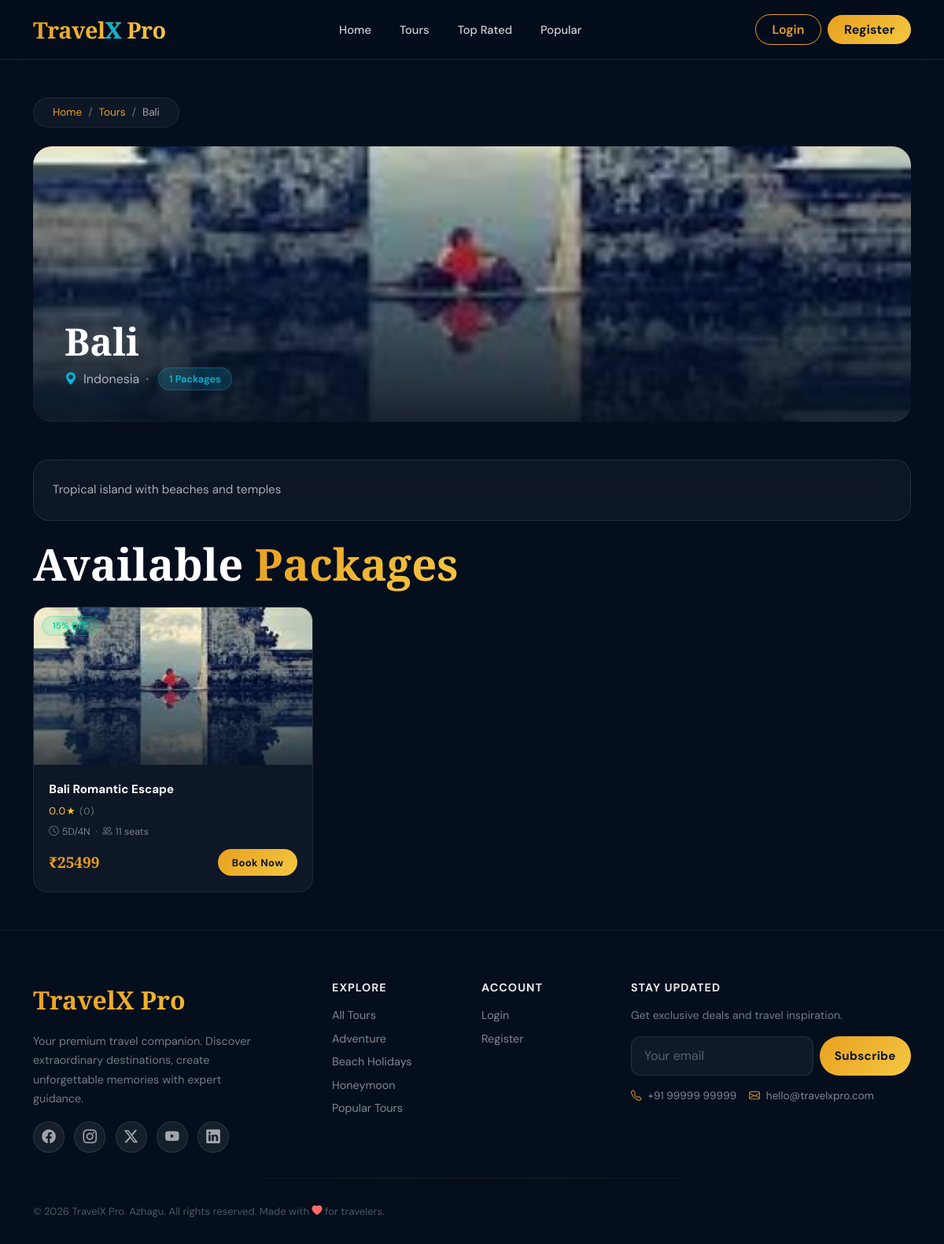
/tours/destination/1/, run on the app's committed database.
### tours/models.py (models this page shows, shortened)
class Destination(models.Model):
    name = models.CharField(max_length=200)
    country = models.CharField(max_length=100)
    description = models.TextField()
    image = models.ImageField(upload_to='destinations/', blank=True, null=True)
    latitude = models.DecimalField(max_digits=9, decimal_places=6, null=True, blank=True)
    longitude = models.DecimalField(max_digits=9, decimal_places=6, null=True, blank=True)
    is_popular = models.BooleanField(default=False)
    created_at = models.DateTimeField(auto_now_add=True)

class TourPackage(models.Model):
    DIFFICULTY_CHOICES = [
        ('easy', 'Easy'),
        ('moderate', 'Moderate'),
        ('challenging', 'Challenging'),
    ]
    HOTEL_TYPE_CHOICES = [
        ('budget', 'Budget (2★)'),
        ('standard', 'Standard (3★)'),
        ('deluxe', 'Deluxe (4★)'),
        ('luxury', 'Luxury (5★)'),
    ]
    TRANSPORT_CHOICES = [
        ('flight', 'Flight'),
        ('train', 'Train'),
        ('bus', 'Bus'),
        ('cruise', 'Cruise'),
        ('self_drive', 'Self Drive'),
    ]
    package_id = models.UUIDField(default=uuid.uuid4, editable=False, unique=True)
    title = models.CharField(max_length=300)
    slug = models.SlugField(unique=True, blank=True, max_length=350)
    destination = models.ForeignKey(
        Destination,
        on_delete=models.SET_NULL,
        null=True,
        related_name='packages'
    )
    category = models.ForeignKey(
        TravelCategory,
        on_delete=models.SET_NULL,
        null=True,
        related_name='packages'
    )
    agent = models.ForeignKey(
        User,
        on_delete=models.SET_NULL,
        null=True,
        blank=True,
        related_name='packages'
    )
    description = models.TextField()
    short_description = models.CharField(max_length=500)
    highlights = models.TextField(help_text='One highlight per line')
    price_per_person = models.DecimalField(max_digits=10, decimal_places=2)
    discount_percentage = models.PositiveIntegerField(default=0, validators=[MaxValueValidator(100)])
    child_price = models.DecimalField(max_digits=10, decimal_places=2, default=0)
    duration_days = models.PositiveIntegerField()
    duration_nights = models.PositiveIntegerField()
    hotel_type = models.CharField(max_length=20, choices=HOTEL_TYPE_CHOICES, default='standard')
    hotel_details = models.TextField(blank=True)
    transport_type = models.CharField(max_length=20, choices=TRANSPORT_CHOICES, default='flight')
    transport_details = models.TextField(blank=True)
    food_details = models.TextField(blank=True)
    difficulty = models.CharField(max_length=20, choices=DIFFICULTY_CHOICES, default='easy')
    total_seats = models.PositiveIntegerField(default=20)
    available_seats = models.PositiveIntegerField(default=20)
    start_date = models.DateField(null=True, blank=True)
    end_date = models.DateField(null=True, blank=True)
    inclusions = models.TextField(blank=True)
    exclusions = models.TextField(blank=True)
    is_active = models.BooleanField(default=True)
    is_featured = models.BooleanField(default=False)
    is_bestseller = models.BooleanField(default=False)
    view_count = models.PositiveIntegerField(default=0)
    booking_count = models.PositiveIntegerField(default=0)
    avg_rating = models.DecimalField(max_digits=3, decimal_places=1, default=0)
    review_count = models.PositiveIntegerField(default=0)
    created_at = models.DateTimeField(auto_now_add=True)
    updated_at = models.DateTimeField(auto_now=True)
    class Meta:
        ordering = ['-created_at']
    @property
    def discounted_price(self):
        price = self.price_per_person
        discount = Decimal(self.discount_percentage) / Decimal('100')
        return price * (Decimal('1') - discount)

class PackageImage(models.Model):
    package = models.ForeignKey(TourPackage, on_delete=models.CASCADE, related_name='images')
    image = models.ImageField(upload_to='packages/')
    caption = models.CharField(max_length=200, blank=True)
    is_primary = models.BooleanField(default=False)
    order = models.PositiveIntegerField(default=0)
    class Meta:
        ordering = ['order']

### tours/views.py (the view)
# urls.py: path('destination/<int:pk>/', views.destination_detail, name='destination_detail'),
def destination_detail(request, pk):
    destination = get_object_or_404(Destination, pk=pk)
    packages = TourPackage.objects.filter(destination=destination, is_active=True)
    return render(request, 'tours/destination_detail.html', {
        'destination': destination,
        'packages': packages,
    })

### templates/tours/destination_detail.html (shortened to what this page needs)
{% extends 'base.html' %}
{% block content %}
<div style="padding:3rem 0;min-height:80vh;">
  <div class="container">
    <div class="breadcrumb-tx mb-4">
      <a href="{% url 'home' %}">Home</a><span>/</span>
      <a href="{% url 'package_list' %}">Tours</a><span>/</span>
      <span style="color:rgba(255,255,255,0.6);">{{ destination.name }}</span>
    </div>
    <div style="height:350px;border-radius:24px;overflow:hidden;position:relative;margin-bottom:3rem;">
      {% if destination.image %}
      <img src="{{ destination.image.url }}" style="width:100%;height:100%;object-fit:cover;">
      {% else %}
      <div style="width:100%;height:100%;background:linear-gradient(135deg,#0d2040,#1a3a6b);display:flex;align-items:center;justify-content:center;font-size:8rem;">🌍</div>
      {% endif %}
      <div style="position:absolute;inset:0;background:linear-gradient(to top,rgba(5,14,29,0.85) 0%,rgba(5,14,29,0.2) 60%,transparent 100%);display:flex;flex-direction:column;justify-content:flex-end;padding:2.5rem;">
        <h1 style="font-family:var(--font-display);font-size:3rem;font-weight:900;color:#fff;margin-bottom:0.3rem;">{{ destination.name }}</h1>
        <div style="font-size:1rem;color:rgba(255,255,255,0.65);display:flex;align-items:center;gap:0.5rem;">
          <i class="bi bi-geo-alt-fill" style="color:var(--tx-teal);"></i>{{ destination.country }}
          &nbsp;·&nbsp;
          <span class="badge-tx-teal" style="font-size:0.8rem;">{{ packages.count }} Packages</span>
        </div>
      </div>
    </div>
    {% if destination.description %}
    <div class="glass-panel p-4 mb-4">
      <p style="color:rgba(255,255,255,0.65);line-height:1.8;font-size:0.95rem;margin:0;">{{ destination.description }}</p>
    </div>
    {% endif %}
    <h3 class="section-title mb-4">Available <span class="highlight">Packages</span></h3>
    <div class="row g-4">
      {% for pkg in packages %}
      <div class="col-md-4">
        <div class="pkg-card" style="background:rgba(255,255,255,0.04);border:1px solid rgba(255,255,255,0.08);border-radius:18px;overflow:hidden;transition:all 0.3s;">
          <div style="height:200px;overflow:hidden;position:relative;">
            {% if pkg.images.first %}
            <img src="{{ pkg.images.first.image.url }}" style="width:100%;height:100%;object-fit:cover;transition:transform 0.5s;" onmouseover="this.style.transform='scale(1.06)'" onmouseout="this.style.transform='scale(1)'">
            {% else %}
            <div style="width:100%;height:100%;background:linear-gradient(135deg,#0d2040,#1a3a6b);display:flex;align-items:center;justify-content:center;font-size:4rem;">🏝️</div>
            {% endif %}
            <div style="position:absolute;inset:0;background:linear-gradient(to top,rgba(5,14,29,0.7),transparent 60%);"></div>
            {% if pkg.discount_percentage %}<div style="position:absolute;top:10px;left:10px;"><span class="badge-tx-green" style="font-size:0.72rem;">{{ pkg.discount_percentage }}% OFF</span></div>{% endif %}
          </div>
          <div style="padding:1.2rem;">
            <div style="font-weight:700;color:#fff;margin-bottom:0.4rem;font-size:0.95rem;">{{ pkg.title|truncatechars:45 }}</div>
            <div class="stars mb-2" style="font-size:0.8rem;">{{ pkg.avg_rating }}★ <span style="color:rgba(255,255,255,0.4);font-size:0.75rem;">({{ pkg.review_count }})</span></div>
            <div style="font-size:0.78rem;color:rgba(255,255,255,0.45);margin-bottom:0.8rem;">
              <i class="bi bi-clock me-1"></i>{{ pkg.duration_days }}D/{{ pkg.duration_nights }}N &nbsp;·&nbsp;
              <i class="bi bi-people me-1"></i>{{ pkg.available_seats }} seats
            </div>
            <div style="display:flex;justify-content:space-between;align-items:center;">
              <div class="price-tag" style="font-size:1.2rem;">₹{{ pkg.discounted_price|floatformat:0 }}</div>
              <a href="{% url 'package_detail' pkg.slug %}" class="btn-tx-primary btn" style="padding:0.45rem 1.1rem;font-size:0.82rem;">Book Now</a>
            </div>
          </div>
        </div>
      </div>
      {% empty %}
      <div class="col-12 text-center py-5" style="color:rgba(255,255,255,0.3);">
        <div style="font-size:4rem;margin-bottom:1rem;">🗺️</div>
        <p>No packages available for {{ destination.name }} yet.</p>
        <a href="{% url 'package_list' %}" class="btn-tx-primary btn mt-2">Browse All Packages</a>
      </div>
      {% endfor %}
    </div>
  </div>
</div>
{% endblock %}

### templates/base.html (style rules this page uses)
:root { --tx-primary: #0a1628; --tx-accent: #e8a020; --tx-gold: #f5c842; --tx-teal: #00b4d8; --tx-coral: #ff6b6b; --tx-green: #06d6a0; --tx-purple: #7b2d8b; --tx-glass: rgba(255,255,255,0.08); --tx-glass-border: rgba(255,255,255,0.15); --tx-shadow: 0 20px 60px rgba(0,0,0,0.3); --tx-radius: 20px; --tx-radius-sm: 12px; --font-display: 'Playfair Display', serif; --font-body: 'DM Sans', sans-serif; }
* { margin: 0; padding: 0; box-sizing: border-box; }
body { font-family: var(--font-body); background: #050e1d; color: #e8e8f0; overflow-x: hidden; }
.btn-tx-primary { background: linear-gradient(135deg, var(--tx-accent) 0%, var(--tx-gold) 100%); color: var(--tx-primary); border: none; border-radius: 50px; padding: 0.8rem 2rem; font-weight: 700; font-size: 0.95rem; transition: all 0.3s ease; letter-spacing: 0.3px; }
.badge-tx-teal { background: rgba(0,180,216,0.15); color: var(--tx-teal); border: 1px solid rgba(0,180,216,0.3); border-radius: 50px; padding: 0.25rem 0.8rem; font-size: 0.75rem; font-weight: 600; }
.badge-tx-green { background: rgba(6,214,160,0.15); color: var(--tx-green); border: 1px solid rgba(6,214,160,0.3); border-radius: 50px; padding: 0.25rem 0.8rem; font-size: 0.75rem; font-weight: 600; }
.section-title { font-family: var(--font-display); font-size: clamp(2rem, 5vw, 3.5rem); font-weight: 900; line-height: 1.1; color: #fff; }
.section-title .highlight { background: linear-gradient(135deg, var(--tx-accent), var(--tx-gold)); -webkit-background-clip: text; -webkit-text-fill-color: transparent; background-clip: text; }
.glass-panel { background: rgba(255,255,255,0.04); backdrop-filter: blur(20px); -webkit-backdrop-filter: blur(20px); border: 1px solid rgba(255,255,255,0.1); border-radius: var(--tx-radius); }
.stars { color: var(--tx-gold); font-size: 0.85rem; letter-spacing: 1px; }
.price-tag { font-family: var(--font-display); font-size: 1.6rem; font-weight: 700; color: var(--tx-accent); }
.breadcrumb-tx { background: rgba(255,255,255,0.04); border: 1px solid rgba(255,255,255,0.08); border-radius: 50px; padding: 0.5rem 1.5rem; display: inline-flex; align-items: center; gap: 0.5rem; font-size: 0.85rem; }
.breadcrumb-tx a { color: var(--tx-accent); text-decoration: none; }
.breadcrumb-tx span { color: rgba(255,255,255,0.4); }

### data on the page
Destination: name "Bali", image (picture), country "Indonesia", description "Tropical island with beaches and temples"
TourPackage: images.first.image (picture), discount_percentage "15", title "Bali Romantic Escape", avg_rating "0.0", review_count "0", duration_days "5", duration_nights "4", available_seats "11", discounted_price "25499"

### other printed values
{{ packages.count }} "1"
